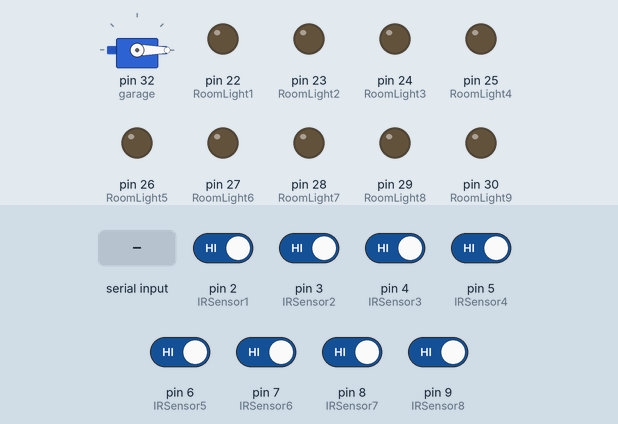
A sketch run on a simulated Arduino Mega 2560, built with avr-gcc and run on an emulated ATmega2560. On the bench: servo, output pins drawn as LEDs (lit = HIGH). The inputs (shaded band) are chosen by the test bench; at power-on: pin 2 (IRSensor1), pin 3 (IRSensor2), pin 4 (IRSensor3), pin 5 (IRSensor4), pin 6 (IRSensor5), pin 7 (IRSensor6), pin 8 (IRSensor7), pin 9 (IRSensor8) HIGH.

Above: at 1.2 s.
1.3 s: pin 2 (IRSensor1) driven LOW
At 2.4 s:
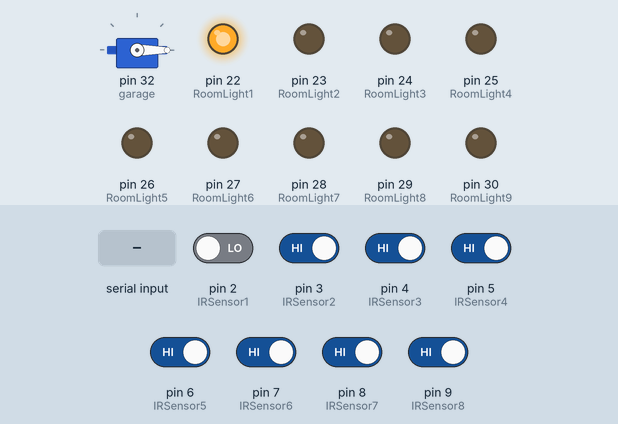
2.8 s: "B" received over the second serial link
4.3 s: "C" received over the second serial link
5.8 s: "D" received over the second serial link
7.3 s: "E" received over the second serial link
8.8 s: pin 2 (IRSensor1) driven HIGH and pin 3 (IRSensor2) driven LOW
At 9.3 s:
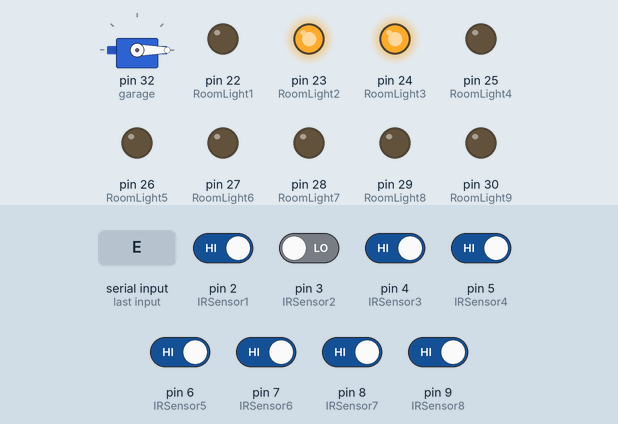
Timing chart, 0 to 11.3 s (numbered marks = the images above; inputs shaded):
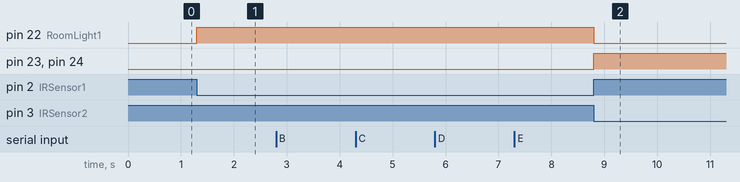

Measured:
- after the input at 1.3 s, pin 22 (RoomLight1): LOW → HIGH at once
- after the input at 8.8 s, pin 22 (RoomLight1): HIGH → LOW at once; pin 23 (RoomLight2), pin 24 (RoomLight3): LOW → HIGH at once

The sketch:

SmartHomeMEGA.ino
```cpp
// Libraries for servo and remote - garage control
#include <IRremote.hpp>
#include <Servo.h>

// Garage Door parameters:
#define Garage_Open 12
#define Garage_Close 24
#define IR_Receive_Pin 33
Servo garage;

int incomingChar = 0; //For serial communication between the UNO WiFi Rev.2, and MEGA

// Sensor and Room Light Parameters:
int IRSensor1 = 2;
int IRSensor2 = 3;
int IRSensor3 = 4;
int IRSensor4 = 5;
int IRSensor5 = 6;
int IRSensor6 = 7;
int IRSensor7 = 8;
int IRSensor8 = 9;

int RoomLight1 = 22;
int RoomLight2 = 23;
int RoomLight3 = 24;
int RoomLight4 = 25;
int RoomLight5 = 26;
int RoomLight6 = 27;
int RoomLight7 = 28;
int RoomLight8 = 29;
int RoomLight9 = 30;


void setup() {
  //Communication scheme for IR signals
  IrReceiver.begin(IR_Receive_Pin);
  //Serial communication setup for UNO and MEGA - default baud rate
  Serial.begin(9600);
  Serial1.begin(9600);
  //Sensors act as inputs
  pinMode (IRSensor1, INPUT);
  pinMode (IRSensor2, INPUT);
  pinMode (IRSensor3, INPUT);
  pinMode (IRSensor4, INPUT);
  pinMode (IRSensor5, INPUT);
  pinMode (IRSensor6, INPUT);
  pinMode (IRSensor7, INPUT);
  pinMode (IRSensor8, INPUT);
  //Lights act as outputs
  pinMode (RoomLight1, OUTPUT);
  pinMode (RoomLight2, OUTPUT);
  pinMode (RoomLight3, OUTPUT);
  pinMode (RoomLight4, OUTPUT);
  pinMode (RoomLight5, OUTPUT);
  pinMode (RoomLight6, OUTPUT);
  pinMode (RoomLight7, OUTPUT);
  pinMode (RoomLight8, OUTPUT);
  pinMode (RoomLight9, OUTPUT);
  //Garage door parameters, setting initial position to 0 degrees (closed)
  garage.attach(32);
  garage.write(0);
}

void loop() {
  // Occupancy-based lighting - read input from the sensors
  int sensorstatus1 = digitalRead(IRSensor1);
  int sensorstatus2 = digitalRead(IRSensor2);
  int sensorstatus3 = digitalRead(IRSensor3);
  int sensorstatus4 = digitalRead(IRSensor4);
  int sensorstatus5 = digitalRead(IRSensor5);
  int sensorstatus6 = digitalRead(IRSensor6);
  int sensorstatus7 = digitalRead(IRSensor7);
  int sensorstatus8 = digitalRead(IRSensor8);

 //Defined heirarchy - the sensor input takes precedence over the manual input over WiFi
  if (sensorstatus1 != 1)
  {
    digitalWrite(RoomLight1, HIGH);
    digitalWrite(RoomLight2, LOW);
    digitalWrite(RoomLight3, LOW);
    digitalWrite(RoomLight4, LOW);
    digitalWrite(RoomLight5, LOW);
    digitalWrite(RoomLight6, LOW);
    digitalWrite(RoomLight7, LOW);
    digitalWrite(RoomLight8, LOW);
  }
  else if (sensorstatus2 != 1)
  {
    digitalWrite(RoomLight1, LOW);
    digitalWrite(RoomLight2, HIGH);
    digitalWrite(RoomLight3, HIGH);
    digitalWrite(RoomLight4, LOW);
    digitalWrite(RoomLight5, LOW);
    digitalWrite(RoomLight6, LOW);
    digitalWrite(RoomLight7, LOW);
    digitalWrite(RoomLight8, LOW);
  }
  //Due to sensor malfunctioning, sensor 2 takes over sensor 3's corresponding room light.
  //else if (sensorstatus3 != 1)
  //{
   // digitalWrite(RoomLight1, LOW);
    //digitalWrite(RoomLight2, LOW);
    //digitalWrite(RoomLight3, HIGH);
    //digitalWrite(RoomLight4, LOW);
    //digitalWrite(RoomLight5, LOW);
    //digitalWrite(RoomLight6, LOW);
    //digitalWrite(RoomLight7, LOW);
    //digitalWrite(RoomLight8, LOW);
  //}
  else if (sensorstatus4 != 1)
  {
    digitalWrite(RoomLight1, LOW);
    digitalWrite(RoomLight2, LOW);
    digitalWrite(RoomLight3, LOW);
    digitalWrite(RoomLight4, HIGH);
    digitalWrite(RoomLight5, LOW);
    digitalWrite(RoomLight6, LOW);
    digitalWrite(RoomLight7, LOW);
    digitalWrite(RoomLight8, LOW);
  }
  else if (sensorstatus5 != 1)
  {
    digitalWrite(RoomLight1, LOW);
    digitalWrite(RoomLight2, LOW);
    digitalWrite(RoomLight3, LOW);
    digitalWrite(RoomLight4, LOW);
    digitalWrite(RoomLight5, HIGH);
    digitalWrite(RoomLight6, LOW);
    digitalWrite(RoomLight7, LOW);
    digitalWrite(RoomLight8, LOW);
  }
  else if (sensorstatus6 != 1)
  {
    digitalWrite(RoomLight1, LOW);
    digitalWrite(RoomLight2, LOW);
    digitalWrite(RoomLight3, LOW);
    digitalWrite(RoomLight4, LOW);
    digitalWrite(RoomLight5, LOW);
    digitalWrite(RoomLight6, HIGH);
    digitalWrite(RoomLight7, LOW);
    digitalWrite(RoomLight8, LOW);
  }
  else if (sensorstatus7 != 1)
  {
    digitalWrite(RoomLight1, LOW);
    digitalWrite(RoomLight2, LOW);
    digitalWrite(RoomLight3, LOW);
    digitalWrite(RoomLight4, LOW);
    digitalWrite(RoomLight5, LOW);
    digitalWrite(RoomLight6, LOW);
    digitalWrite(RoomLight7, HIGH);
    digitalWrite(RoomLight8, LOW);
  }
  else if (sensorstatus8 != 1)
  {
    digitalWrite(RoomLight1, LOW);
    digitalWrite(RoomLight2, LOW);
    digitalWrite(RoomLight3, LOW);
    digitalWrite(RoomLight4, LOW);
    digitalWrite(RoomLight5, LOW);
    digitalWrite(RoomLight6, LOW);
    digitalWrite(RoomLight7, LOW);
    digitalWrite(RoomLight8, HIGH);
  }

// Wifi-Controlled Lights at will, priority lower than sensor input
    if (Serial1.available()>0){
    incomingChar = Serial1.read();
    Serial1.flush();
    switch(incomingChar){
      case 'A':
        digitalWrite(RoomLight1,HIGH);break;
      case 'a':
        digitalWrite(RoomLight1,LOW); break;

      case 'B':
        digitalWrite(RoomLight2,HIGH);break;
      case 'b':
        digitalWrite(RoomLight2,LOW); break;

      case 'C':
        digitalWrite(RoomLight3,HIGH);break;
      case 'c':
        digitalWrite(RoomLight3,LOW); break;

      case 'D':
        digitalWrite(RoomLight4,HIGH);break;
      case 'd':
        digitalWrite(RoomLight4,LOW); break;

      case 'E':
        digitalWrite(RoomLight5,HIGH);break;
      case 'e':
        digitalWrite(RoomLight5,LOW); break;

      case 'F':
        digitalWrite(RoomLight6,HIGH);break;
      case 'f':
        digitalWrite(RoomLight6,LOW); break;

      case 'G':
        digitalWrite(RoomLight7,HIGH);break;
      case 'g':
        digitalWrite(RoomLight7,LOW); break;

      case 'H':
        digitalWrite(RoomLight8,HIGH);break;
      case 'h':
        digitalWrite(RoomLight8,LOW); break;

      case 'I':
        digitalWrite(RoomLight9,HIGH);break;
      case 'i':
        digitalWrite(RoomLight9,LOW); break;
      default:
        break;

    //Garage door control scheme
    if (IrReceiver.decode()) {
    IrReceiver.resume();
    int command = IrReceiver.decodedIRData.command;
    switch (command) {
      //if OPEN signal received - open garage door and turn on light
      case Garage_Open: break;
      {
      garage.write(90);
      digitalWrite(RoomLight9, HIGH);
      }
      break;

      //if CLOSE signal received - close garage door and turn off light
      case Garage_Close:
      {
      garage.write(0);
      digitalWrite(RoomLight9, LOW);
      }
      break;
      }
    }
  }
}
}
```
